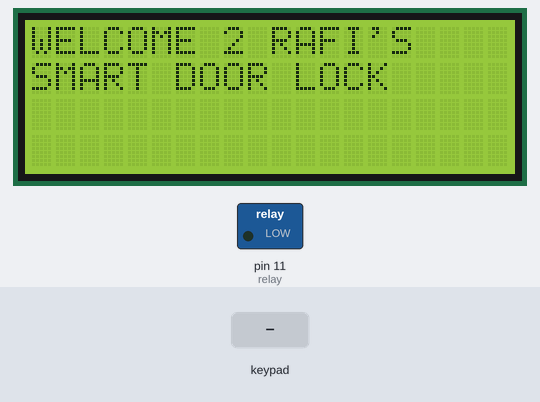
The sketch below on a simulated Arduino Uno, built with avr-gcc and run on an emulated ATmega328P. Shown: 20×4 character LCD, switched loads named in the sketch (green lamp = pin HIGH). The test bench sets the inputs (shaded band). Random numbers use the default seed unless the sketch sets one; the modem accepts every AT command (registered, SIM ready, sends succeed) and sends nothing else; what the sketch prints to the serial monitor is not drawn.

Above: at 4.2 s.
At 12.4 s:
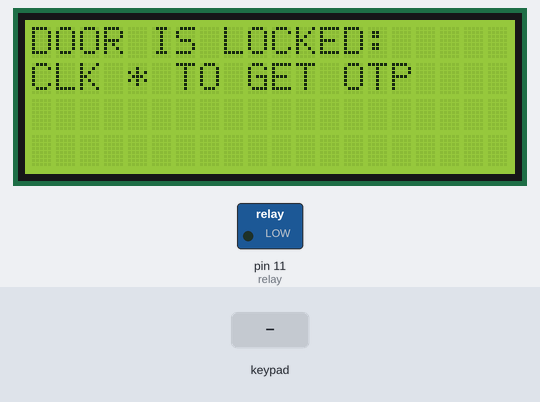
12.5 s: key '*' pressed
At 15.3 s:
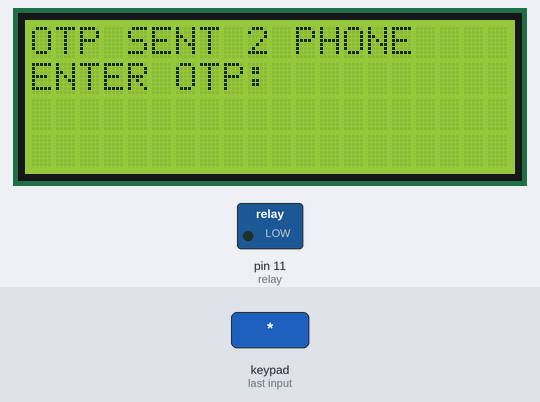
15.5 s: keypad keys 4 5 6 7 * pressed 0.4 s apart
At 17.4 s:
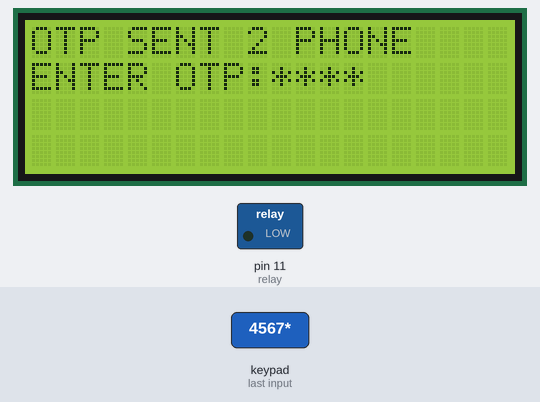
20.5 s: keypad keys 4 5 6 7 pressed 0.4 s apart
At 21.7 s:
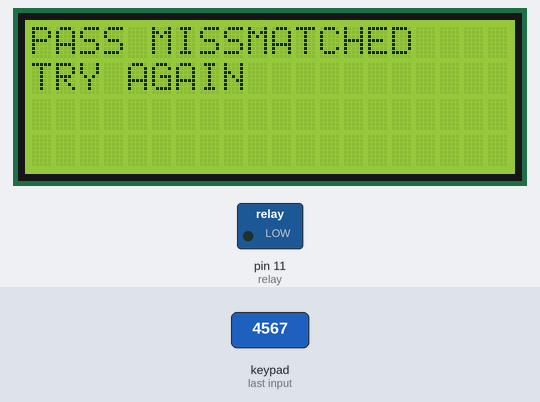
Timing chart, 0 to 23.5 s (numbered marks = the images above; inputs shaded):
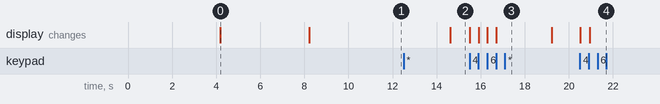

Measured:
- after the input at 12.5 s, the display: changes after 2.1 s (image 2)
- after the input at 15.5 s, the display: first changes at once (image 3 shows a later state)
- after the input at 20.5 s, the display: first changes at once (image 4 shows a later state)
- what the display in image 0 shows lasts 4.0 s, from 4.2 s to 8.2 s

The sketch:

DoorLock_OTP.ino
```cpp
#include<SoftwareSerial.h>
#include<LiquidCrystal_I2C.h>
#include<Keypad.h>

LiquidCrystal_I2C lcd (0x3F, 20, 4);

SoftwareSerial gsm (3, 2);

const byte row = 4;
const byte col = 3;

const byte rowPins[row] = {4, 5, 6, 7};
const byte colPins[col] = {8, 9, 10};


char keySet[row][col] = {

  {'1', '2', '3'},
  {'4', '5', '6'},
  {'7', '8', '9'},
  {'*', '0', '#'}

};

Keypad myKeypad = Keypad(makeKeymap(keySet), rowPins, colPins, row, col);
char key;

const byte passwordSize = 7;
char mainPassword[passwordSize];
char inputPassword[passwordSize];
unsigned long otp;
byte count = 0; byte flag=0;

byte relay = 11;

void setup() {
  // put your setup code here, to run once:

  Serial.begin(9600);
  gsm.begin(9600);

  Serial.println("Initializing Netwrok...");

  gsm.println("AT");
  checkSerial();

  gsm.println("AT+CSQ");
  checkSerial();

  gsm.println("AT+CCID");
  checkSerial();

  gsm.println("AT+CREG?");
  checkSerial();

  gsm.println("AT+CBC");
  checkSerial();

  gsm.println("AT+COPS?");
  checkSerial();

  gsm.println("AT+CMGF=1"); // Initializes the text mode
  checkSerial();

  gsm.println("AT+CNMI=2,2,0,0,0"); // Decides how newly arrived messages will be handled
  checkSerial();

  //  gsm.println("AT+CMGD=1,4");
  //  checkSerial();

  pinMode(relay, OUTPUT);


  lcd.init();
  lcd.backlight();
  lcd.setCursor(0, 0);
  lcd.print("WELCOME 2 RAFI'S");
  lcd.setCursor(0, 1);
  lcd.print("SMART DOOR LOCK");
  delay(4000);
  lcd.setCursor(0, 0);
  lcd.print("DOOR IS LOCKED: ");
  lcd.setCursor(0, 1);
  lcd.print("CLK * TO GET OTP");
  delay(3000);

}

void loop() {
  // put your main code here, to run repeatedly:

  key = myKeypad.getKey();


  if (key == '*') {

    otp = random(100000, 999999);
    sprintf(mainPassword, "%lu", otp);
    Serial.println(mainPassword);

    msg1();

    lcd.setCursor(0, 0);
    lcd.print("OTP SENT 2 PHONE");
    lcd.setCursor(0, 1);
    lcd.print("ENTER OTP:      ");
    key = 0;
    flag=1;

  }

  if ((flag==1) && (key)) {
    if (key != '*')  {

      lcd.setCursor(count + 10, 1);
      lcd.print('*');
      inputPassword[count] = key;
      count++;
    }
  }


  if (count == passwordSize - 1) {

    if (strcmp(mainPassword, inputPassword) == 0) {

      digitalWrite(relay, HIGH);

      lcd.clear();
      lcd.setCursor(0, 0);
      lcd.print("PASSWORD MATCHED");
      lcd.setCursor(0, 1);
      lcd.print("DOOR UNLOCKED");
      delay(5000);
      digitalWrite(relay, LOW);

      lcd.clear();
      lcd.setCursor(0, 0);
      lcd.print("DOOR IS LOCKED: ");
      lcd.setCursor(0, 1);
      lcd.print("CLK * TO GET OTP");

    }

    else {

      lcd.setCursor(0, 0);
      lcd.print("PASS MISSMATCHED");
      lcd.setCursor(0, 1);
      lcd.print("TRY AGAIN       ");

      msg2();
      flag=0;
      delay(3000);

      otp = random(100000, 999999);
      sprintf(mainPassword, "%lu", otp);
      lcd.clear();
      lcd.setCursor(0, 0);
      lcd.print("DOOR IS LOCKED: ");
      lcd.setCursor(0, 1);
      lcd.print("CLK * TO GET OTP");

    }

    count = 0;
  }


}

//  otp = random(100000, 999999);
//  sprintf(mainPassword, "%lu", otp);
//  Serial.print("Your main password is: ");
//  Serial.println(mainPassword);
//  delay(1000);


void msg1 () {

  delay(500);

  gsm.println("AT+CMGF=1");
  checkSerial();

  gsm.println("AT+CMGS=\"+8801988448287\""); // Set Destination Phone Number
  checkSerial();

  gsm.print("Your Door Lock OTP is : "); // Set Message Content
  gsm.println(mainPassword); // Set Message Content
  checkSerial();

  gsm.write(26);

}

void msg2 () {

  delay(500);

  gsm.println("AT+CMGF=1");
  checkSerial();

  gsm.println("AT+CMGS=\"+8801988448287\""); // Set Destination Phone Number
  checkSerial();

  gsm.print("Warning! Incorrect Password Entered at the Door Lock."); // Set Message Content
  checkSerial();

  gsm.write(26);

}

void checkSerial() {

  delay(500); // Used to ensure enough lag time between the at commands

  //  while (Serial.available())
  //    gsm.write(Serial.read());

  while (gsm.available())
    Serial.write(gsm.read());

}
```
